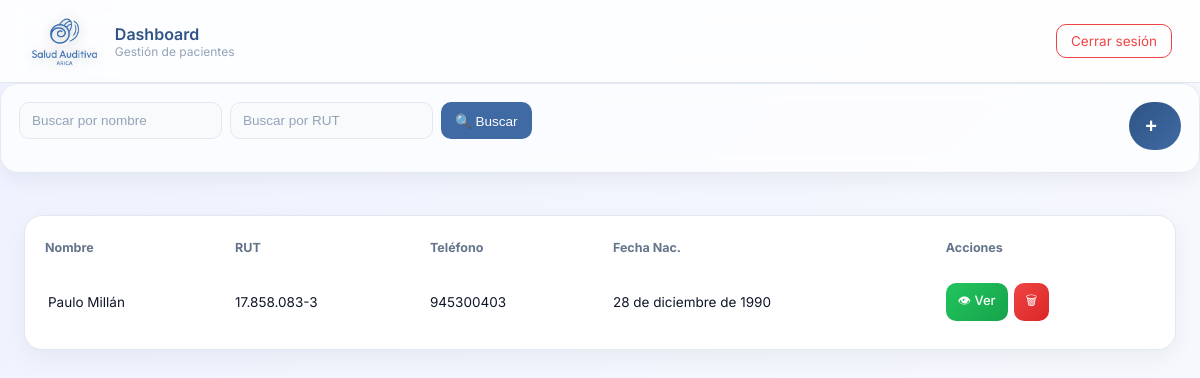
Before: /dashboard/ (signed in) with the older database file.
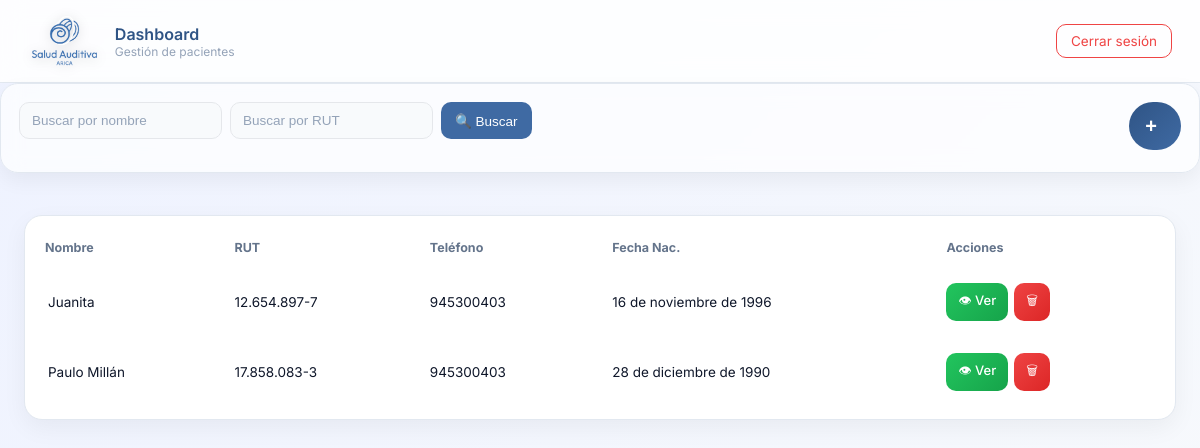
After: the same page with the newer database file.
### Login/models.py (models this page shows, shortened)
class Paciente(models.Model):
    PREVISION_CHOICES = [
        ('fonasa', 'Fonasa'),
        ('isapre', 'Isapre'),
        ('capredena', 'Capredena'),
        ('dipreca', 'Dipreca')
    ]
    nombre = models.CharField(max_length=150)
    rut = models.CharField(max_length=12, unique=True)
    telefono = models.CharField(max_length=15, blank=True, null=True)
    fecha_nacimiento = models.DateField()
    direccion = models.CharField(max_length=255, blank=True, null=True)
    email = models.EmailField(blank=True, null=True)
    prevision = models.CharField(
        max_length=20,
        choices=PREVISION_CHOICES,
        default='fonasa'
    )
    creado = models.DateTimeField(auto_now_add=True)

### Login/views.py (the view)
# urls.py: path('dashboard/', views.dashboard_view, name='dashboard'),
@login_required
def dashboard_view(request):
    nombre = request.GET.get('nombre')
    rut = request.GET.get('rut')
    pacientes = Paciente.objects.all().order_by('-creado')
    if nombre:
        pacientes = pacientes.filter(nombre__icontains=nombre)
    if rut:
        pacientes = pacientes.filter(rut__icontains=rut)
    return render(request, 'Login/dashboard.html', {
        'pacientes': pacientes
    })

### Login/templates/login/dashboard.html (shortened to what this page needs)
{% load static %}
<link rel="stylesheet" href="{% static 'Login/css/dashboard.css' %}">
<div class="header">
    <div class="header-left">
        <img src="{% static 'Login/img/logo-png.png' %}" alt="Logo" class="logo-header">
        <div class="header-text">
            <span class="title">Dashboard</span>
            <span class="subtitle">Gestión de pacientes</span>
        </div>
    </div>
    <div class="header-right">
        <a href="{% url 'logout' %}" class="btn-logout">Cerrar sesión</a>
    </div>
</div>
<div class="filters">
    <form method="GET" class="filters-form">
        <input type="text" name="nombre" placeholder="Buscar por nombre">
        <input type="text" name="rut" placeholder="Buscar por RUT">
        <button type="submit" class="btn-search">
            🔍 Buscar
        </button>
    </form>
    <button class="fab" onclick="abrirModal()">
        <span class="icon">+</span>
    </button>
</div>
<div class="container">
    <div class="card">
        <table>
            <thead>
                <tr>
                    <th>Nombre</th>
                    <th>RUT</th>
                    <th>Teléfono</th>
                    <th>Fecha Nac.</th>
                    <th>Acciones</th>
                </tr>
            </thead>
            <tbody>
                {% for p in pacientes %}
                <tr>
                    <td>{{ p.nombre }}</td>
                    <td>{{ p.rut }}</td>
                    <td>{{ p.telefono }}</td>
                    <td>{{ p.fecha_nacimiento }}</td>
                    <td class="acciones">
                        <a href="{% url 'ver_paciente' p.id %}" class="btn-view">👁 Ver</a>
                        <a href="#" class="btn-danger" onclick="abrirModalEliminar('{{ p.id }}')">🗑</a>
                    </td>
                </tr>
                {% endfor %}
            </tbody>
        </table>
    </div>
</div>

### Login/static/Login/css/dashboard.css (style rules this page uses)
* { box-sizing: border-box; }
.header { background: rgba(255,255,255,0.85); backdrop-filter: blur(12px); padding: 16px 28px; display: flex; justify-content: space-between; align-items: center; border-bottom: 1px solid #e2e8f0; }
.header-left { display: flex; align-items: center; gap: 14px; }
.header-text { display: flex; flex-direction: column; }
.header-text .title { font-size: 16px; font-weight: 600; color: #2f5485; }
.header-text .subtitle { font-size: 12px; color: #94a3b8; }
.btn-logout { background: transparent; color: #ef4444; padding: 8px 14px; border: 1px solid #ef4444; border-radius: 10px; text-decoration: none; font-size: 13.5px; transition: 0.25s; }
.container { padding: 24px; }
.filters { background: rgba(255,255,255,0.7); backdrop-filter: blur(10px); padding: 18px; border-radius: 18px; border: 1px solid #e2e8f0; margin-bottom: 18px; box-shadow: 0 8px 20px rgba(0,0,0,0.05); display: flex; justify-content: space-between; flex-wrap: wrap; gap: 12px; }
.filters-form { display: flex; gap: 8px; flex-wrap: wrap; }
.filters input, .modal-content input { padding: 10px 12px; border-radius: 10px; border: 1px solid #e5e7eb; outline: none; transition: 0.2s; font-size: 13.5px; background: #f8fafc; }
.filters input::placeholder, .modal-content input::placeholder { color: #94a3b8; }
button, .btn-new, .btn-search { font-size: 13.5px; padding: 10px 14px; border: none; cursor: pointer; }
.btn-search { background: #3f6aa3; color: white; border-radius: 10px; display: flex; align-items: center; gap: 6px; transition: all 0.2s ease; }
.card { background: white; border-radius: 18px; padding: 8px; box-shadow: 0 8px 25px rgba(0,0,0,0.05); overflow-x: auto; border: 1px solid #e2e8f0; }
table { width: 100%; border-collapse: separate; border-spacing: 0 8px; }
th { text-align: left; padding: 8px 12px; color: var(--gray); font-size: 12.5px; }
tbody tr { background: white; border-radius: 12px; transition: all 0.2s ease; }
tbody tr td:first-child { border-left: 3px solid transparent; }
td { padding: 12px; font-size: 13.5px; }
tbody tr { transition: 0.2s; }
.acciones { display: flex; gap: 6px; }
.btn-view, .btn-danger { display: inline-flex; align-items: center; justify-content: center; padding: 8px 12px; font-size: 13px; font-weight: 500; border-radius: 10px; text-decoration: none; transition: all 0.2s ease; }
.btn-view { background: linear-gradient(135deg, #22c55e, #16a34a); color: white; }
.btn-danger { background: linear-gradient(135deg, #ef4444, #dc2626); color: white; }
.fab { height: 48px; min-width: 48px; padding: 0 16px; border-radius: 50px; background: linear-gradient(135deg, #2f5485, #3f6aa3); color: white; display: flex; align-items: center; justify-content: center; gap: 8px; border: none; cursor: pointer; transition: all 0.25s ease; overflow: hidden; }
.fab .icon { font-size: 20px; font-weight: 600; display: flex; align-items: center; justify-content: center; }
.header { display: flex; justify-content: space-between; align-items: center; }
.header-left { display: flex; align-items: center; }
.header-right { display: flex; align-items: center; }
.logo-header { height: 50px; width: auto; filter: drop-shadow(0 2px 6px rgba(0,0,0,0.2)); }

Changed rows visible on the page:
added Paciente: nombre "Juanita", rut "12.654.897-7", telefono "945300403", fecha_nacimiento "16 de noviembre de 1996"
